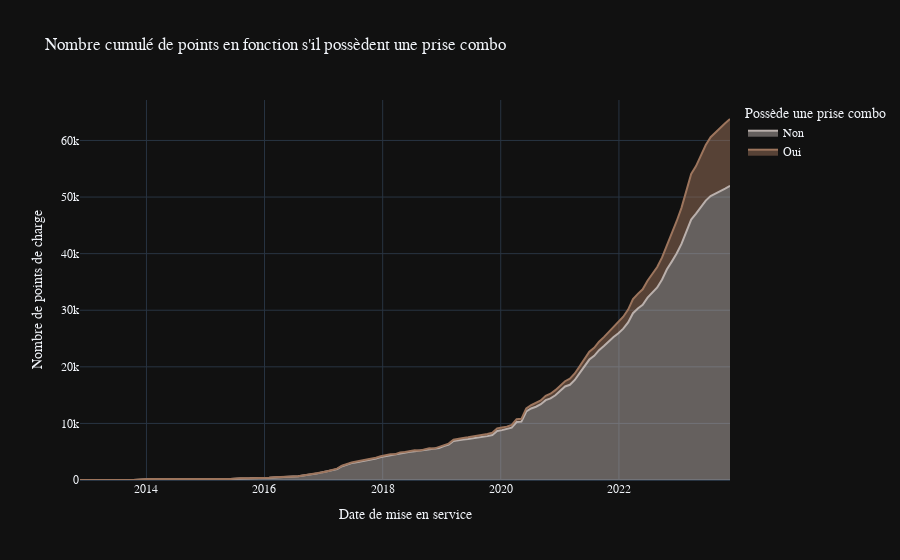

Notebook code cell kept with this figure:
### Code cell
dfv = dfv1.sort_values(by="date_mise_en_service")\
  .groupby(["date_mise_en_service","prise_type_combo_ccs"], as_index=False)\
  ["id_pdc_itinerance"]\
  .count()
  
dfv["id_pdc_itinerance"] = dfv.groupby(["prise_type_combo_ccs"])\
  ["id_pdc_itinerance"]\
  .cumsum()

dfv.sort_values(by="prise_type_combo_ccs", inplace=True)

fig = px.area(dfv 
        ,x="date_mise_en_service"
        ,y="id_pdc_itinerance"
        ,color="prise_type_combo_ccs"
        ,labels=irve.labels
        ,title="Nombre cumulé de points en fonction s'il possèdent une prise combo"
        ,color_discrete_sequence=px.colors.qualitative.T10[::-1]
       )

fig.update_layout(
    font_family="Raleway",
    yaxis_title = "Nombre de points de charge"
)

fig.write_image("img/6_ccs.svg")
fig
